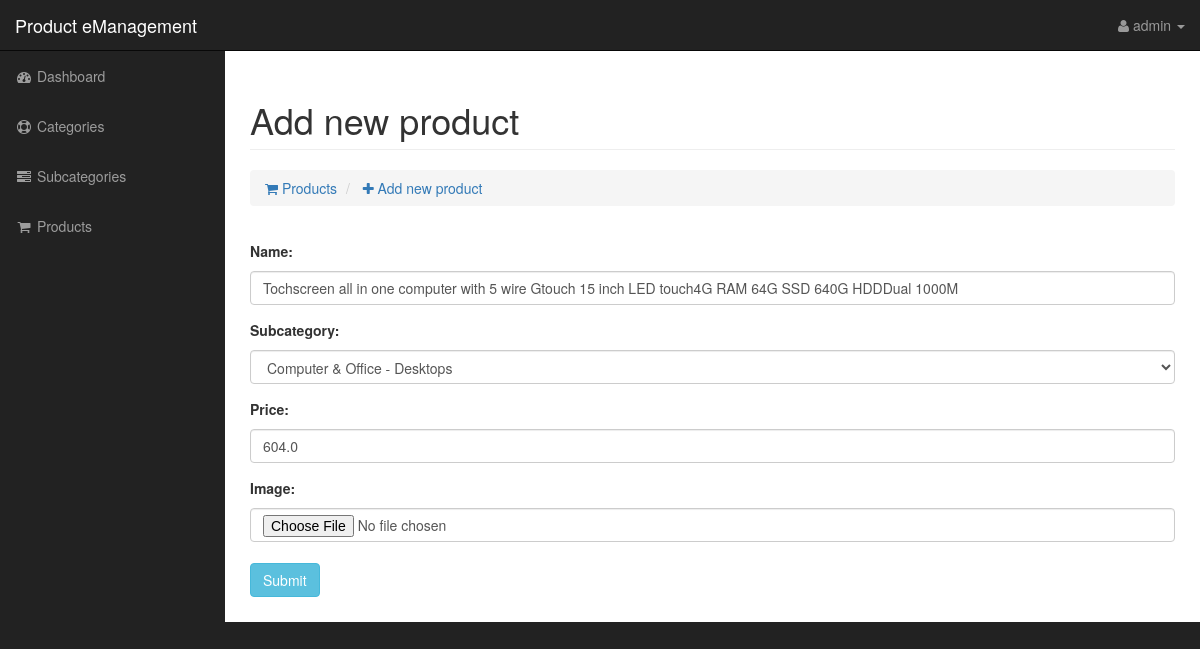
Page /shop/products/27/ (signed in) on the committed database.
### shop/models.py (models this page shows)
class Product(models.Model):
    name = models.CharField(max_length=100)
    subcategory = models.ForeignKey(Subcategory, on_delete=models.CASCADE)
    price = models.FloatField()
    image = models.ImageField(upload_to = 'images/')

### shop/views/product.py (the view)
# urls.py: url(r'^products/(?P<pk>[0-9]+)/$', login_required(views.ProductUpdate.as_view()), name='update_product'),
class ProductUpdate(UpdateView):
    model = Product
    success_url = reverse_lazy('products')
    success_message = 'Success'
    form_class = ProductForm

### shop/forms.py
class ProductForm(forms.ModelForm):
    class Meta:
        model = Product
        fields = '__all__'
    name = forms.CharField(
        error_messages={'required': 'Introduceti numele'},
        label='Name',
        max_length=100,
        widget=forms.TextInput(attrs={'class': 'form-control'})
    )
    price = forms.FloatField(
        error_messages={'required': 'Introduceti pretul', 'invalid': 'Valoarea trebuie sa fie numerica'},
        label='Price',
        widget=forms.TextInput(attrs={'class': 'form-control'})
    )
    subcategory = forms.ModelChoiceField(
        error_messages={'required': 'Selectati subcategoria'},
        label='Subcategory',
        queryset=Subcategory.objects.all(),
        widget=forms.Select(attrs={'class': 'form-control'})
    )
    image = forms.ImageField(
        error_messages={'required': 'Selectati imaginea'},
        label='Image',
        widget=forms.FileInput(attrs={'class': 'form-control'})
    )

### shop/models.py (called while the page is built)
    def __str__(self):
        return self.category.name + ' - ' +self.name

### shop/templates/shop/product_form.html (shortened to what this page needs)
{% extends 'shop/base.html' %}
{% block content %}
    <div class="row">
        <div class="col-lg-12">
            <h1 class="page-header">
                Add new product
            </h1>
            <ol class="breadcrumb">
                <li>
                    <a href="{% url 'products' %}">
                        <i class="fa fa-shopping-cart"></i> Products
                    </a>
                </li>
                <li class="active">
                    <a href="{% url 'add_product' %}">
                        <i class="fa fa-plus"></i> Add new product
                    </a>
                </li>
            </ol>
        </div>
    </div>
    <div class="row">
        <div class="no-padding table-responsive product_form">
            <form action="" method="post" enctype="multipart/form-data">
                {% include 'shop/form-template.html' %}<br/><br/>
                <div class="form-group pull-left col-lg-12">
                    <button type="submit" class="btn btn-info pull-left">Submit</button>
                </div>
            </form>
        </div>
    </div>
{% endblock %}

### shop/templates/shop/base.html (shortened to what this page needs)
{% load staticfiles %}
<!DOCTYPE html>
<html lang="en">
<head>
    <link href="{% static 'shop/css/bootstrap.min.css' %}" rel="stylesheet">
    <link href="{% static 'shop/css/sb-admin.css' %}" rel="stylesheet">
    <link href="{% static 'shop/css/plugins/morris.css' %}" rel="stylesheet">
    <link href="{% static 'shop/css/mystyle.css' %}" rel="stylesheet">
    <link href="{% static 'shop/font-awesome/css/font-awesome.min.css' %}" rel="stylesheet" type="text/css">
</head>
<body ng-app="website">
    <div id="wrapper">
        <nav class="navbar navbar-inverse navbar-fixed-top" role="navigation">
            <div class="navbar-header">
                <a class="navbar-brand" href="base.html">Product eManagement</a>
            </div>
            <ul class="nav navbar-right top-nav">
                <li class="dropdown">
                    <a href="#" class="dropdown-toggle" data-toggle="dropdown"><i class="fa fa-user"></i> {{ request.user.username }} <b class="caret"></b></a>
                </li>
            </ul>
            <div class="collapse navbar-collapse navbar-ex1-collapse">
                <ul class="nav navbar-nav side-nav">
                    <li {% if request.resolver_match.url_name == 'index' %} class="active"{% endif %}>
                        <a href="{% url 'index' %}"><i class="fa fa-fw fa-dashboard"></i> Dashboard</a>
                    </li>
                    <li {% if request.resolver_match.url_name == 'categories' %} class="active"{% endif %}>
                        <a href="{% url 'categories' %}"><i class="fa fa-fw fa-support"></i> Categories</a>
                    </li>
                    <li {% if request.resolver_match.url_name == 'subcategories' %} class="active"{% endif %}>
                        <a href="{% url 'subcategories' %}"><i class="fa fa-fw fa-tasks"></i> Subcategories</a>
                    </li>
                    <li {% if request.resolver_match.url_name == 'products' %} class="active"{% endif %}>
                        <a href="{% url 'products' %}"><i class="fa fa-fw fa-shopping-cart"></i> Products</a>
                    </li>
                </ul>
            </div>
        </nav>
        <div id="page-wrapper">
            <div class="container-fluid">
                {% block content %}
                {% endblock %}
            </div>
        </div>
    </div>
</body>
</html>

### shop/templates/shop/form-template.html (shortened to what this page needs)
<div>
    {% for field in form %}
        <div class="form-group">
            <label class="control-label col-sm-2 pull-left" style="width:100%">{{ field.label_tag }}</label>
            <div class="col-sm-12">{{ field }}</div>
        </div>
    {% endfor %}
</div>

### shop/static/shop/css/sb-admin.css (style rules this page uses)
body { margin-top: 100px; background-color: #222; }
@media (min-width:768px) { body { margin-top: 50px; } }
#wrapper { padding-left: 0; }
#page-wrapper { width: 100%; padding: 0; background-color: #fff; }
@media (min-width:768px) { #wrapper { padding-left: 225px; } }
@media (min-width:768px) { #page-wrapper { padding: 10px; } }
.top-nav { padding: 0 15px; }
.top-nav>li { display: inline-block; float: left; }
.top-nav>li>a { padding-top: 15px; padding-bottom: 15px; line-height: 20px; color: #999; }
@media (min-width:768px) { .side-nav { position: fixed; top: 51px; left: 225px; width: 225px; margin-left: -225px; border: none; border-radius: 0; overflow-y: auto; background-color: #222; bottom: 0; overflow-x: hidden; padding-bottom: 40px; } }
@media (min-width:768px) { .side-nav>li>a { width: 225px; } }

### rows in the picture
Product: form "Tochscreen all in one computer with 5 wire Gtouch 15 inch LED touch4G RAM 64G SSD 640G HDDDual 1000M" "Computer & Office - Desktops" "604.0"

### other values in the picture
{{ request.user.username }} "admin"
{{ field.label_tag }} "Name:" "Subcategory:" "Price:" "Image:"
